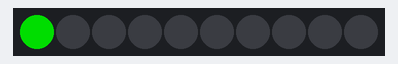
The sketch below on a simulated Arduino Uno, built with avr-gcc and run on an emulated ATmega328P. On the bench: 10 RGB LEDs in strip order, left to right. Dim RGB values are drawn brighter than linear.

Above: at 0.05 s.
At 0.45 s:
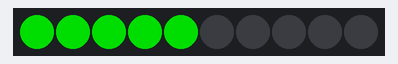
At 0.95 s:
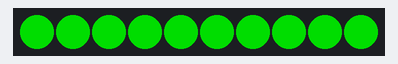
At 1.36 s:
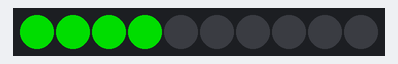

The sketch:

basic-4.ino
```cpp
//Infinite Loop
#include <Adafruit_NeoPixel.h>

#define PIN            6 //Defining Constant
#define NUMPIXELS      10 //Defining Constant

int i = 0; //Defining Variable

Adafruit_NeoPixel strip = Adafruit_NeoPixel(NUMPIXELS, PIN, NEO_GRB + NEO_KHZ800);

//Firmware calls this method
void setup() {
  strip.begin(); // This initializes the NeoPixel library.
}

//Always run in loop
void loop() {
  while(true){
    if(i==NUMPIXELS){
      i=0;
      reset_strip();
    }
    strip.setPixelColor(i, strip.Color(0,150,0)); // Moderately bright green color.//Red color
    strip.show(); // This sends the updated pixel color to the hardware.
    delay(100); // Delay for a period of time (in milliseconds). 500 ms = half second
    i=i+1;
  }
}

//Making All 10 pixels off
void reset_strip(){
  for(int j=0; j<NUMPIXELS; j++){
    strip.setPixelColor(j, strip.Color(0,0,0)); // Moderately bright green color.//Red color
    strip.show();
  }
}
```

Measured:
- by itself, everything shown: repeats every 1.0 s, in 10 steps
